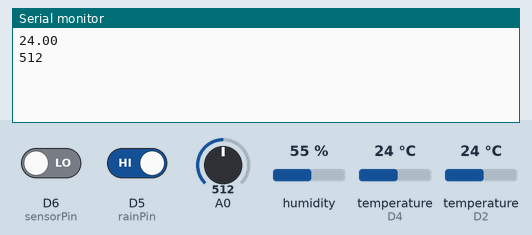
Bench run of a sketch on a simulated ESP8266 (NodeMCU). Shown: the last lines printed to the serial monitor. The inputs (shaded band) are chosen by the test bench; at power-on: D6 (sensorPin) LOW, D5 (rainPin) HIGH, temperature (sensors on D2, D4) 24 °C, A0 = 512, humidity 55 %. WiFi joins after 1.5 s; servers stay silent unless stated.

Above: at 3.3 s.
3.4 s: D6 (sensorPin) driven HIGH
At 4.4 s:
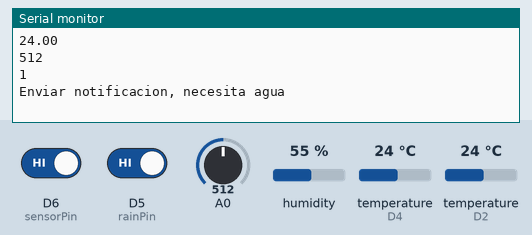
6.3 s: D5 (rainPin) driven LOW
At 9.9 s:
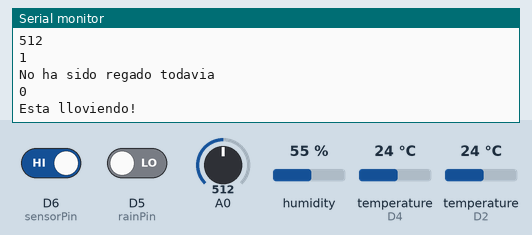
10.2 s: D6 (sensorPin) driven LOW
At 12.5 s:
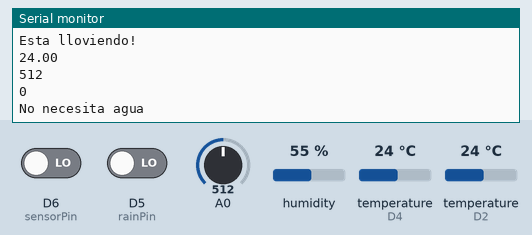
17.0 s: temperature (sensor on D2) set to 12 °C
At 19.3 s:
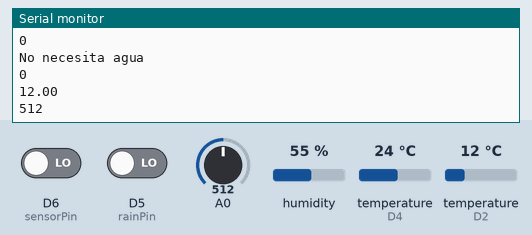
19.6 s: A0 set to 716
At 21.5 s:
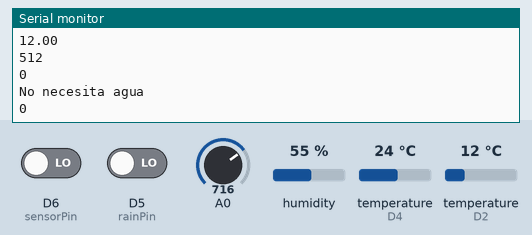
22.2 s: temperature (sensor on D2) set to 19 °C
At 23.1 s:
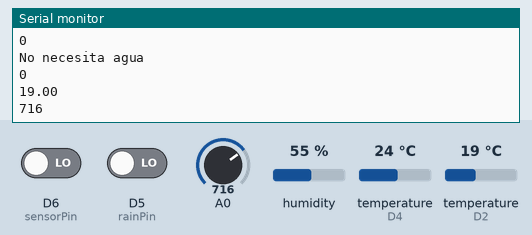
Timing chart, 0 to 25.2 s (numbered marks = the images above; inputs shaded):
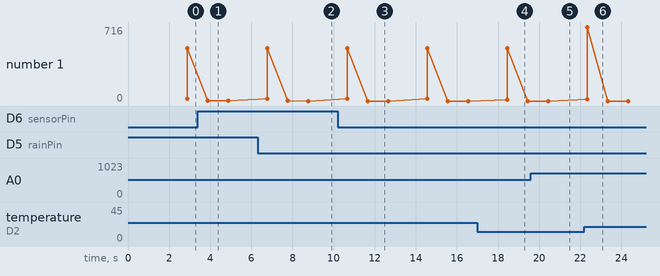

Measured:
- after the input at 3.4 s, the serial monitor: prints a new line after 0.49 s (image 1)
- after the input at 6.3 s, the serial monitor: prints a new line after 2.5 s (image 2)
- after the input at 10.2 s, the serial monitor: prints a new line after 1.5 s (image 3)
- after the input at 17.0 s, the serial monitor: prints a new line after 1.4 s (image 4)
- after the input at 22.2 s, the serial monitor: prints a new line after 0.13 s (image 6)
- plotted number 1: 1 → 0 after the input at 6.3 s

The sketch:

Riego-Blynk.ino
```cpp
#define BLYNK_PRINT Serial
#include <SPI.h>
#include <ESP8266WiFi.h>
#include <BlynkSimpleEsp8266.h>
#include <SimpleTimer.h>
#include <DHT.h>
#define BLYNK_PRINT Serial
#include <OneWire.h>
#include <DallasTemperature.h>
#define ONE_WIRE_BUS D2
OneWire oneWire(ONE_WIRE_BUS);
DallasTemperature sensors(&oneWire);

char auth[] = "twwgkR7jNi09H6EHM87AGO35dVm4Uu5m";   //Llave Blynk
char ssid[] = "RHUTEC";                        //Nombre WiFi
char pass[] = "Cloclo**1998";                        //Contraseña WiFi


#define pirPin D1
int pirValue;
int pinValue;

#define sensorPin D6
#define rainPin D5
int sensorState = 0;
int rainState = 0;
int lastState = 0;
int lastRainState = 0;
#define DHTPIN 2
#define DHTTYPE DHT11
DHT dht(DHTPIN, DHTTYPE);
SimpleTimer timer;

BLYNK_WRITE(V0)
{
 pinValue = param.asInt();
}

void sendSensor()
{
  float h = dht.readHumidity();
  float t = dht.readTemperature();

  if (isnan(h) || isnan(t)) {
    Serial.println("No se pudo leer los datos del Sensor DH11");
    return;
  }

  Blynk.virtualWrite(V5, h);  //V5 Humedad
  Blynk.virtualWrite(V6, t);  //V6 Temperatura
}
void setup()
{
  Serial.begin(9600);
  Blynk.begin(auth, ssid, pass);
   pinMode(sensorPin, INPUT);
   pinMode(rainPin, INPUT);
   pinMode(pirPin, INPUT);
  dht.begin();

  timer.setInterval(1000L, sendSensor);
  Serial.begin(115200);
  Blynk.begin(auth, ssid, pass);
   sensors.begin();
}
int sensor=0;
void sendTemps()
{
sensor=analogRead(A0);
sensors.requestTemperatures();
float temp = sensors.getTempCByIndex(0);
Serial.println(temp);
Serial.println(sensor);
Blynk.virtualWrite(V1, temp);
Blynk.virtualWrite(V2,sensor);
delay(1000);
}

void getPirValue(void)        //Obtener Datos del Sensor PIR
  {
   pirValue = digitalRead(pirPin);
    if (pirValue)
     {
       Serial.println("Movimiento Detectado");
       Blynk.notify("Movimiento Detectado");
     }
  }

void loop()
{
  Blynk.run();
  timer.run();
  sendTemps();
sensorState = digitalRead(sensorPin);
Serial.println(sensorState);

if (sensorState == 1 && lastState == 0) {
  Serial.println("Enviar notificacion, necesita agua");
  Blynk.notify("Riega tus plantas");
  lastState = 1;
  delay(1000);
//Enviar notificación

  }
  else if (sensorState == 1 && lastState == 1) {
    //No hacer nada, no ha sido regado todavia
  Serial.println("No ha sido regado todavia");
  delay(1000);
  }
  else {
    Serial.println("No necesita agua");
    lastState = 0;
    delay(1000);
  }


rainState = digitalRead(rainPin);
Serial.println(rainState);

  if (rainState == 0 && lastRainState == 0) {
  Serial.println("Esta lloviendo!");
  Blynk.notify("Esta lloviendo!");
  lastRainState = 1;
  delay(1000);
//Enviar notificacion

  }
  else if (rainState == 0 && lastRainState == 1) {
  delay(1000);
  }
  else {
    Serial.println("No esta lloviendo");
    lastRainState = 0;
    delay(1000);
  }


  if (pinValue == HIGH)
      {
        getPirValue();
      }
      Blynk.run();
  delay(100);
}
```
